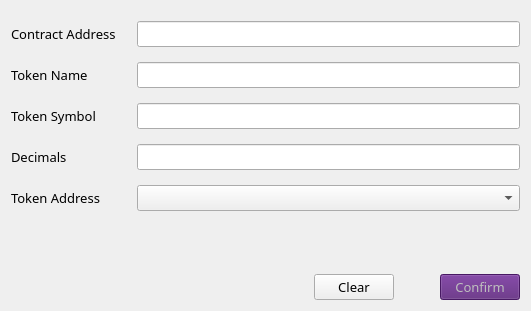
<?xml version="1.0" encoding="UTF-8"?>
<ui version="4.0">
 <class>AddTokenPage</class>
 <widget class="QWidget" name="AddTokenPage">
  <property name="geometry">
   <rect>
    <x>0</x>
    <y>0</y>
    <width>531</width>
    <height>311</height>
   </rect>
  </property>
  <property name="font">
   <font>
    <family>Source Sans Pro</family>
    <pointsize>10</pointsize>
   </font>
  </property>
  <property name="windowTitle">
   <string>Form</string>
  </property>
  <layout class="QVBoxLayout" name="verticalLayout">
   <item>
    <spacer name="verticalSpacer_2">
     <property name="orientation">
      <enum>Qt::Vertical</enum>
     </property>
     <property name="sizeType">
      <enum>QSizePolicy::Fixed</enum>
     </property>
     <property name="sizeHint" stdset="0">
      <size>
       <width>20</width>
       <height>10</height>
      </size>
     </property>
    </spacer>
   </item>
   <item>
    <layout class="QGridLayout" name="gridLayout">
     <property name="verticalSpacing">
      <number>15</number>
     </property>
     <item row="2" column="0">
      <widget class="QLabel" name="labelTokenSymbol">
       <property name="minimumSize">
        <size>
         <width>120</width>
         <height>0</height>
        </size>
       </property>
       <property name="text">
        <string>Token Symbol</string>
       </property>
      </widget>
     </item>
     <item row="3" column="1">
      <widget class="QLineEdit" name="lineEditDecimals">
       <property name="alignment">
        <set>Qt::AlignCenter</set>
       </property>
       <property name="readOnly">
        <bool>true</bool>
       </property>
      </widget>
     </item>
     <item row="3" column="0">
      <widget class="QLabel" name="labelDecimals">
       <property name="minimumSize">
        <size>
         <width>120</width>
         <height>0</height>
        </size>
       </property>
       <property name="text">
        <string>Decimals</string>
       </property>
      </widget>
     </item>
     <item row="1" column="1">
      <widget class="QLineEdit" name="lineEditTokenName">
       <property name="alignment">
        <set>Qt::AlignCenter</set>
       </property>
       <property name="readOnly">
        <bool>false</bool>
       </property>
      </widget>
     </item>
     <item row="0" column="0">
      <widget class="QLabel" name="labelContractAddress">
       <property name="minimumSize">
        <size>
         <width>120</width>
         <height>0</height>
        </size>
       </property>
       <property name="text">
        <string>Contract Address</string>
       </property>
      </widget>
     </item>
     <item row="2" column="1">
      <widget class="QLineEdit" name="lineEditTokenSymbol">
       <property name="alignment">
        <set>Qt::AlignCenter</set>
       </property>
       <property name="readOnly">
        <bool>false</bool>
       </property>
      </widget>
     </item>
     <item row="1" column="0">
      <widget class="QLabel" name="labelTokenName">
       <property name="minimumSize">
        <size>
         <width>120</width>
         <height>0</height>
        </size>
       </property>
       <property name="text">
        <string>Token Name</string>
       </property>
      </widget>
     </item>
     <item row="0" column="1">
      <widget class="QLineEdit" name="lineEditContractAddress">
       <property name="alignment">
        <set>Qt::AlignCenter</set>
       </property>
      </widget>
     </item>
     <item row="4" column="1">
      <layout class="QVBoxLayout" name="verticalLayout_2">
       <item>
        <widget class="AddressField" name="lineEditSenderAddress"/>
       </item>
       <item>
        <widget class="QLabel" name="labelDescription">
         <property name="sizePolicy">
          <sizepolicy hsizetype="Preferred" vsizetype="Preferred">
           <horstretch>0</horstretch>
           <verstretch>0</verstretch>
          </sizepolicy>
         </property>
         <property name="text">
          <string/>
         </property>
         <property name="alignment">
          <set>Qt::AlignLeading|Qt::AlignLeft|Qt::AlignVCenter</set>
         </property>
         <property name="wordWrap">
          <bool>true</bool>
         </property>
        </widget>
       </item>
      </layout>
     </item>
     <item row="4" column="0">
      <layout class="QVBoxLayout" name="verticalLayout_3">
       <item>
        <widget class="QLabel" name="label">
         <property name="minimumSize">
          <size>
           <width>120</width>
           <height>0</height>
          </size>
         </property>
         <property name="text">
          <string>Token Address</string>
         </property>
        </widget>
       </item>
       <item>
        <widget class="QLabel" name="labelSpacer">
         <property name="sizePolicy">
          <sizepolicy hsizetype="Preferred" vsizetype="Fixed">
           <horstretch>0</horstretch>
           <verstretch>0</verstretch>
          </sizepolicy>
         </property>
         <property name="text">
          <string/>
         </property>
        </widget>
       </item>
      </layout>
     </item>
    </layout>
   </item>
   <item>
    <spacer name="verticalSpacer">
     <property name="orientation">
      <enum>Qt::Vertical</enum>
     </property>
     <property name="sizeHint" stdset="0">
      <size>
       <width>20</width>
       <height>40</height>
      </size>
     </property>
    </spacer>
   </item>
   <item>
    <layout class="QHBoxLayout" name="horizontalLayout">
     <property name="rightMargin">
      <number>0</number>
     </property>
     <item>
      <spacer name="horizontalSpacer">
       <property name="orientation">
        <enum>Qt::Horizontal</enum>
       </property>
       <property name="sizeHint" stdset="0">
        <size>
         <width>40</width>
         <height>20</height>
        </size>
       </property>
      </spacer>
     </item>
     <item>
      <widget class="QPushButton" name="clearButton">
       <property name="font">
        <font/>
       </property>
       <property name="styleSheet">
        <string notr="true"/>
       </property>
       <property name="text">
        <string>Clear</string>
       </property>
      </widget>
     </item>
     <item>
      <spacer name="horizontalSpacer_3">
       <property name="orientation">
        <enum>Qt::Horizontal</enum>
       </property>
       <property name="sizeType">
        <enum>QSizePolicy::Fixed</enum>
       </property>
       <property name="sizeHint" stdset="0">
        <size>
         <width>40</width>
         <height>20</height>
        </size>
       </property>
      </spacer>
     </item>
     <item>
      <widget class="QPushButton" name="confirmButton">
       <property name="enabled">
        <bool>false</bool>
       </property>
       <property name="font">
        <font>
         <family>Source Sans Pro</family>
         <pointsize>10</pointsize>
        </font>
       </property>
       <property name="styleSheet">
        <string notr="true">background-color: #581F78;
opacity: 97%;
</string>
       </property>
       <property name="text">
        <string>Confirm</string>
       </property>
      </widget>
     </item>
    </layout>
   </item>
  </layout>
 </widget>
 <customwidgets>
  <customwidget>
   <class>AddressField</class>
   <extends>QComboBox</extends>
   <header>addressfield.h</header>
  </customwidget>
 </customwidgets>
 <resources/>
 <connections/>
</ui>
